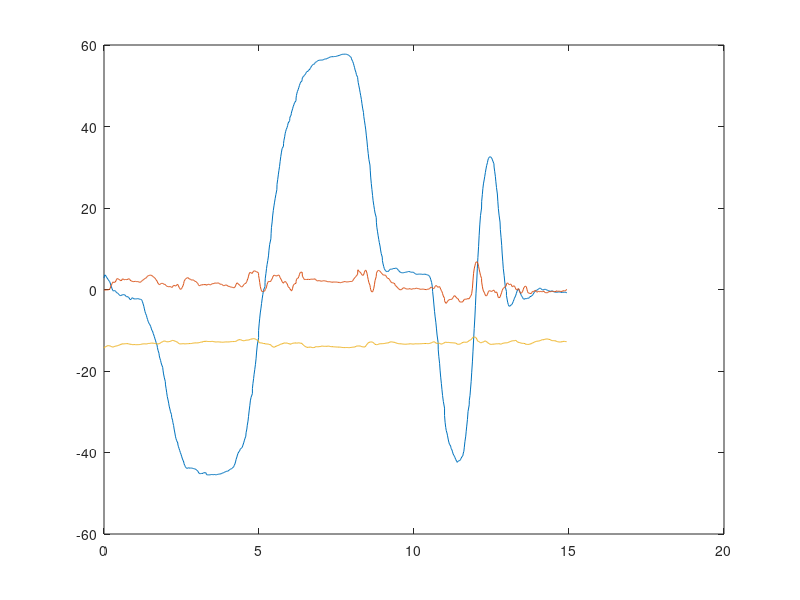
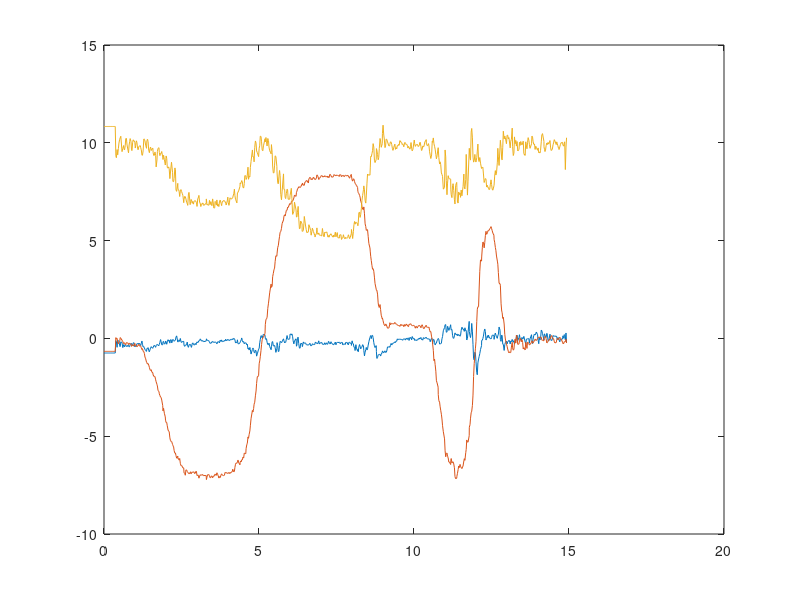
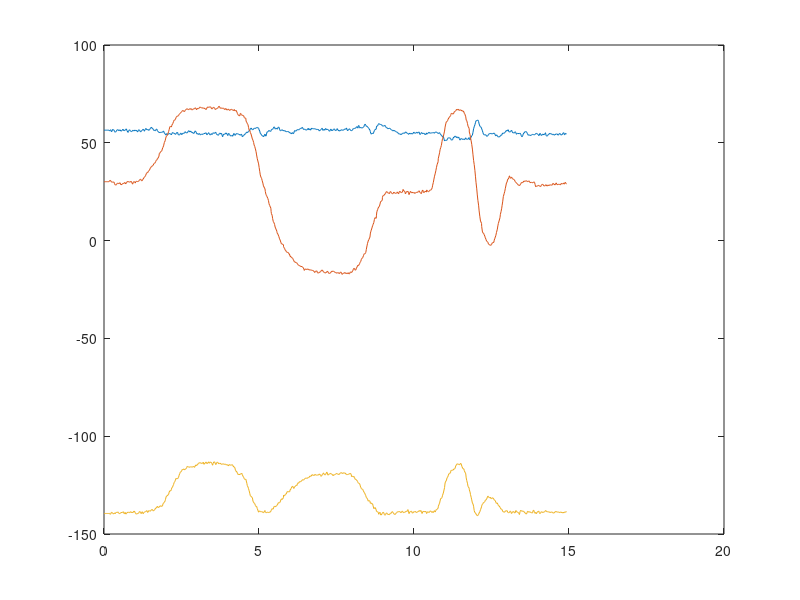

Here is the MATLAB script that generated these plots, in order:
clear all;
fid = fopen('IMU_datasets/Roll.csv');
out = textscan(fid,'%f%f%f%f%f%f%f%f%f%f%f%f%f','delimiter',',');
fclose(fid);

time = out{1};
ref_roll = [time out{2}];
ref_pitch = [time out{3}];
ref_yaw = [time out{4}];

acc_x = [time out{5}];
acc_y = [time out{6}];
acc_z = [time out{7}];

gyro_x = [time out{8}];
gyro_y = [time out{9}];
gyro_z = [time out{10}];

mag_x = [time out{11}];
mag_y = [time out{12}];
mag_z = [time out{13}];


figure
plot(time, ref_roll(:,2),time, ref_pitch(:,2),time, ref_yaw(:,2))

figure
plot(time, acc_x(:,2), time, acc_y(:,2),time, acc_z(:,2))

figure 
plot(time, mag_x(:,2),time, mag_y(:,2),time, mag_z(:,2))


